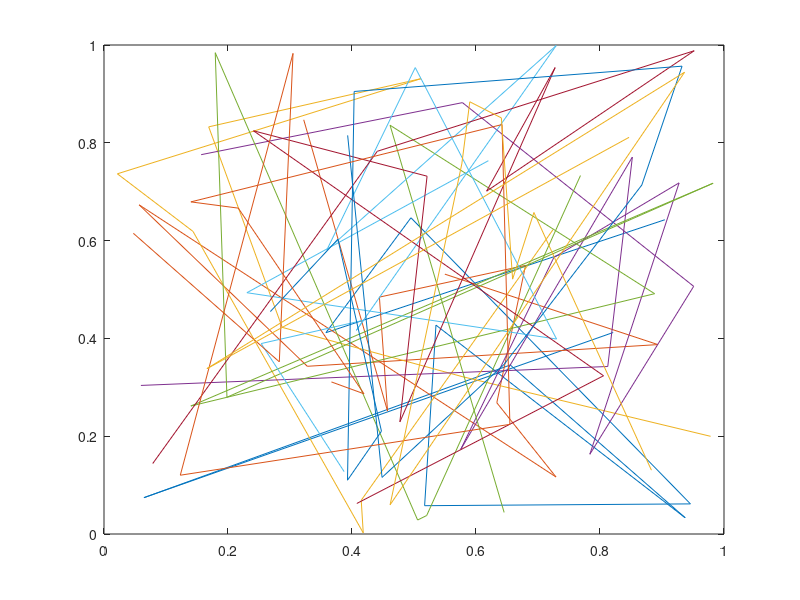

MATLAB code for this plot:
% This is first function to plot random number

y = rand(10);
x = rand(10);

plot(x,y)


%Edidt version
plot(y,x)